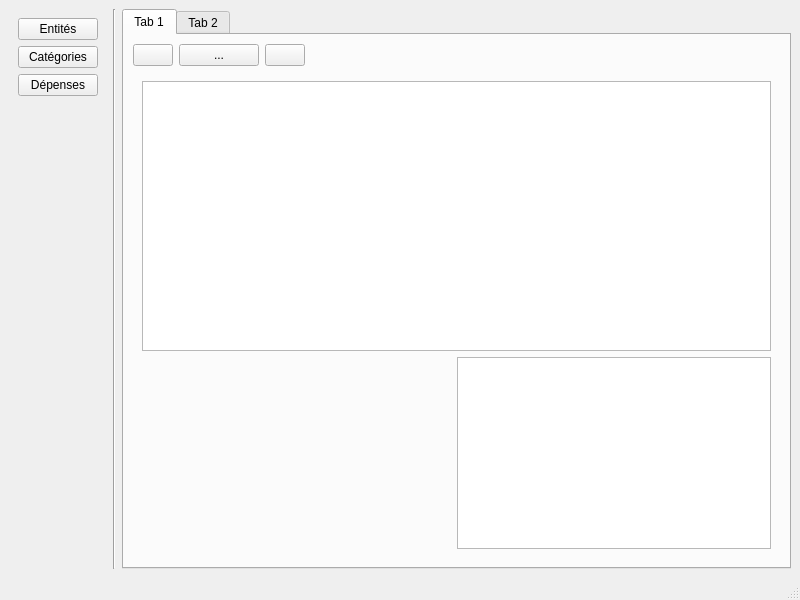
<?xml version="1.0" encoding="UTF-8"?>
<ui version="4.0">
 <class>MainWindow</class>
 <widget class="QMainWindow" name="MainWindow">
  <property name="geometry">
   <rect>
    <x>0</x>
    <y>0</y>
    <width>800</width>
    <height>600</height>
   </rect>
  </property>
  <property name="windowTitle">
   <string>MainWindow</string>
  </property>
  <widget class="QWidget" name="centralwidget">
   <layout class="QHBoxLayout" name="horizontalLayout">
    <item>
     <widget class="QWidget" name="widget_2" native="true">
      <layout class="QVBoxLayout" name="verticalLayout_2">
       <item>
        <widget class="QPushButton" name="pushButton_5">
         <property name="text">
          <string>Entités</string>
         </property>
         <property name="checkable">
          <bool>true</bool>
         </property>
         <property name="autoExclusive">
          <bool>true</bool>
         </property>
        </widget>
       </item>
       <item>
        <widget class="QPushButton" name="pushButton_4">
         <property name="text">
          <string>Catégories</string>
         </property>
         <property name="checkable">
          <bool>true</bool>
         </property>
         <property name="autoExclusive">
          <bool>true</bool>
         </property>
        </widget>
       </item>
       <item>
        <widget class="QPushButton" name="pushButton_3">
         <property name="text">
          <string>Dépenses</string>
         </property>
         <property name="checkable">
          <bool>true</bool>
         </property>
         <property name="autoExclusive">
          <bool>true</bool>
         </property>
        </widget>
       </item>
       <item>
        <spacer name="verticalSpacer">
         <property name="orientation">
          <enum>Qt::Vertical</enum>
         </property>
         <property name="sizeHint" stdset="0">
          <size>
           <width>20</width>
           <height>40</height>
          </size>
         </property>
        </spacer>
       </item>
      </layout>
     </widget>
    </item>
    <item>
     <widget class="Line" name="line">
      <property name="orientation">
       <enum>Qt::Vertical</enum>
      </property>
     </widget>
    </item>
    <item>
     <widget class="QTabWidget" name="tabWidget">
      <property name="currentIndex">
       <number>0</number>
      </property>
      <widget class="QWidget" name="tab">
       <attribute name="title">
        <string>Tab 1</string>
       </attribute>
       <layout class="QVBoxLayout" name="verticalLayout_4">
        <item>
         <layout class="QHBoxLayout" name="horizontalLayout_2">
          <property name="sizeConstraint">
           <enum>QLayout::SetMinimumSize</enum>
          </property>
          <item>
           <widget class="QPushButton" name="boutonAjouter">
            <property name="icon">
             <iconset>
              <normaloff>images/list-add.svg</normaloff>images/list-add.svg</iconset>
            </property>
           </widget>
          </item>
          <item>
           <widget class="QPushButton" name="pushButton">
            <property name="text">
             <string>...</string>
            </property>
           </widget>
          </item>
          <item>
           <widget class="QPushButton" name="boutonRetirer">
            <property name="icon">
             <iconset>
              <normaloff>images/list-remove.svg</normaloff>images/list-remove.svg</iconset>
            </property>
           </widget>
          </item>
          <item>
           <spacer name="horizontalSpacer">
            <property name="orientation">
             <enum>Qt::Horizontal</enum>
            </property>
            <property name="sizeHint" stdset="0">
             <size>
              <width>40</width>
              <height>20</height>
             </size>
            </property>
           </spacer>
          </item>
         </layout>
        </item>
        <item>
         <widget class="QWidget" name="widget" native="true">
          <property name="sizePolicy">
           <sizepolicy hsizetype="Expanding" vsizetype="Expanding">
            <horstretch>0</horstretch>
            <verstretch>0</verstretch>
           </sizepolicy>
          </property>
          <layout class="QVBoxLayout" name="verticalLayout_3">
           <item>
            <widget class="QTableView" name="tableau"/>
           </item>
           <item>
            <layout class="QHBoxLayout" name="horizontalLayout_3">
             <item>
              <spacer name="horizontalSpacer_2">
               <property name="orientation">
                <enum>Qt::Horizontal</enum>
               </property>
               <property name="sizeHint" stdset="0">
                <size>
                 <width>40</width>
                 <height>20</height>
                </size>
               </property>
              </spacer>
             </item>
             <item>
              <widget class="QListWidget" name="listWidget">
               <property name="sizePolicy">
                <sizepolicy hsizetype="Expanding" vsizetype="Minimum">
                 <horstretch>0</horstretch>
                 <verstretch>0</verstretch>
                </sizepolicy>
               </property>
              </widget>
             </item>
            </layout>
           </item>
          </layout>
         </widget>
        </item>
       </layout>
      </widget>
      <widget class="QWidget" name="tab_2">
       <attribute name="title">
        <string>Tab 2</string>
       </attribute>
      </widget>
     </widget>
    </item>
   </layout>
  </widget>
  <widget class="QMenuBar" name="menubar">
   <property name="geometry">
    <rect>
     <x>0</x>
     <y>0</y>
     <width>800</width>
     <height>27</height>
    </rect>
   </property>
  </widget>
  <widget class="QStatusBar" name="statusbar"/>
 </widget>
 <resources/>
 <connections/>
</ui>
